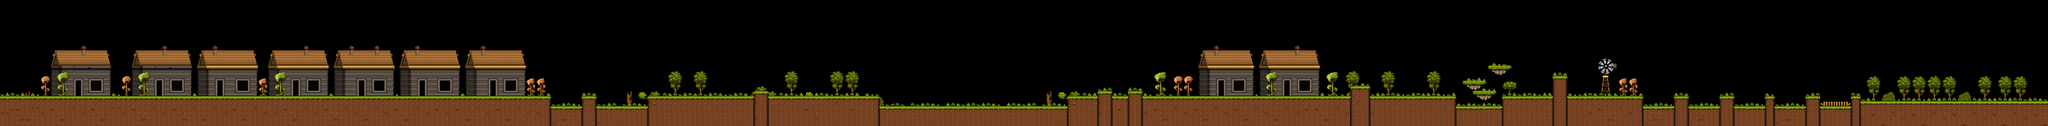

Below is a game level as drawn by its tile map, then a one-line description and the .tmx that defines it (tile-layer data replaced by summaries):
An orthogonal 405x25 tile map with 32x32 px tiles, 1 tile layer (data0) and 83 objects (53x Item, 6x SvNinja, 5x Enemy, 5x Jumper, 4x Cow, ...).

<map version="1.0" orientation="orthogonal" width="405" height="25" tilewidth="32" tileheight="32">
 <properties>
  <property name="pBackground" value="background_1.jpg" />
  <property name="pMusic" value="svnz_bgm.ogg" />
  <property name="pTileSetHeight" value="16" />
  <property name="pTileSetWidth" value="32" />
 </properties>
 <tileset firstgid="1" name="Tiles" tilewidth="32" tileheight="32">
  <image source="assets/images/tiles/tileset_level1.png" />
  <tile id="0">
   <properties>
    <property name="pInvisible" value="true" />
   </properties>
  </tile>
  <tile id="1">
   <properties>
    <property name="pKilling" value="true" />
   </properties>
  </tile>
  <tile id="2">
   <properties>
    <property name="pKilling" value="true" />
   </properties>
  </tile>
  <tile id="3">
   <properties>
    <property name="pKilling" value="true" />
   </properties>
  </tile>
  <tile id="19">
   <properties>
    <property name="pPlatform" value="true" />
   </properties>
  </tile>
  <tile id="20">
   <properties>
    <property name="pPlatform" value="true" />
   </properties>
  </tile>
  <tile id="21">
   <properties>
    <property name="pPlatform" value="true" />
   </properties>
  </tile>
  <tile id="26">
   <properties>
    <property name="pHard" value="true" />
   </properties>
  </tile>
  <tile id="27">
   <properties>
    <property name="pHard" value="true" />
   </properties>
  </tile>
  <tile id="28">
   <properties>
    <property name="pHard" value="true" />
   </properties>
  </tile>
  <tile id="29">
   <properties>
    <property name="pHard" value="true" />
   </properties>
  </tile>
  <tile id="32">
   <properties>
    <property name="pHard" value="true" />
   </properties>
  </tile>
  <tile id="33">
   <properties>
    <property name="pHard" value="true" />
   </properties>
  </tile>
  <tile id="34">
   <properties>
    <property name="pHard" value="true" />
   </properties>
  </tile>
  <tile id="35">
   <properties>
    <property name="pHard" value="true" />
   </properties>
  </tile>
  <tile id="39">
   <properties>
    <property name="pInvisible" value="true" />
   </properties>
  </tile>
  <tile id="40">
   <properties>
    <property name="pInvisible" value="true" />
   </properties>
  </tile>
  <tile id="41">
   <properties>
    <property name="pInvisible" value="true" />
   </properties>
  </tile>
  <tile id="42">
   <properties>
    <property name="pInvisible" value="true" />
   </properties>
  </tile>
  <tile id="55">
   <properties>
    <property name="pHard" value="true" />
   </properties>
  </tile>
  <tile id="56">
   <properties>
    <property name="pHard" value="true" />
   </properties>
  </tile>
  <tile id="57">
   <properties>
    <property name="pHard" value="true" />
   </properties>
  </tile>
  <tile id="58">
   <properties>
    <property name="pHard" value="true" />
   </properties>
  </tile>
  <tile id="59">
   <properties>
    <property name="pHard" value="true" />
   </properties>
  </tile>
  <tile id="60">
   <properties>
    <property name="pHard" value="true" />
   </properties>
  </tile>
  <tile id="64">
   <properties>
    <property name="pHard" value="true" />
   </properties>
  </tile>
  <tile id="65">
   <properties>
    <property name="pHard" value="true" />
   </properties>
  </tile>
  <tile id="66">
   <properties>
    <property name="pHard" value="true" />
   </properties>
  </tile>
  <tile id="67">
   <properties>
    <property name="pHard" value="true" />
   </properties>
  </tile>
  <tile id="83">
   <properties>
    <property name="pPlatform" value="true" />
   </properties>
  </tile>
  <tile id="84">
   <properties>
    <property name="pPlatform" value="true" />
   </properties>
  </tile>
  <tile id="85">
   <properties>
    <property name="pPlatform" value="true" />
   </properties>
  </tile>
  <tile id="86">
   <properties>
    <property name="pPlatform" value="true" />
   </properties>
  </tile>
  <tile id="87">
   <properties>
    <property name="pPlatform" value="true" />
   </properties>
  </tile>
  <tile id="96">
   <properties>
    <property name="pHard" value="true" />
   </properties>
  </tile>
  <tile id="97">
   <properties>
    <property name="pHard" value="true" />
   </properties>
  </tile>
  <tile id="98">
   <properties>
    <property name="pHard" value="true" />
   </properties>
  </tile>
  <tile id="99">
   <properties>
    <property name="pHard" value="true" />
   </properties>
  </tile>
  <tile id="128">
   <properties>
    <property name="pHard" value="true" />
   </properties>
  </tile>
  <tile id="129">
   <properties>
    <property name="pHard" value="true" />
   </properties>
  </tile>
  <tile id="130">
   <properties>
    <property name="pHard" value="true" />
   </properties>
  </tile>
  <tile id="131">
   <properties>
    <property name="pHard" value="true" />
   </properties>
  </tile>
  <tile id="147">
   <properties>
    <property name="pPlatform" value="true" />
   </properties>
  </tile>
  <tile id="148">
   <properties>
    <property name="pPlatform" value="true" />
   </properties>
  </tile>
  <tile id="149">
   <properties>
    <property name="pPlatform" value="true" />
   </properties>
  </tile>
  <tile id="150">
   <properties>
    <property name="pPlatform" value="true" />
   </properties>
  </tile>
  <tile id="151">
   <properties>
    <property name="pPlatform" value="true" />
   </properties>
  </tile>
  <tile id="160">
   <properties>
    <property name="pHard" value="true" />
   </properties>
  </tile>
  <tile id="161">
   <properties>
    <property name="pHard" value="true" />
   </properties>
  </tile>
  <tile id="162">
   <properties>
    <property name="pHard" value="true" />
   </properties>
  </tile>
  <tile id="163">
   <properties>
    <property name="pHard" value="true" />
   </properties>
  </tile>
  <tile id="171">
   <properties>
    <property name="pInvisible" value="true" />
   </properties>
  </tile>
  <tile id="174">
   <properties>
    <property name="pInvisible" value="true" />
   </properties>
  </tile>
  <tile id="322">
   <properties>
    <property name="pPlatform" value="true" />
   </properties>
  </tile>
  <tile id="323">
   <properties>
    <property name="pPlatform" value="true" />
   </properties>
  </tile>
  <tile id="324">
   <properties>
    <property name="pPlatform" value="true" />
   </properties>
  </tile>
  <tile id="325">
   <properties>
    <property name="pPlatform" value="true" />
   </properties>
  </tile>
  <tile id="326">
   <properties>
    <property name="pPlatform" value="true" />
   </properties>
  </tile>
  <tile id="327">
   <properties>
    <property name="pHard" value="true" />
   </properties>
  </tile>
  <tile id="328">
   <properties>
    <property name="pHard" value="true" />
   </properties>
  </tile>
  <tile id="329">
   <properties>
    <property name="pHard" value="true" />
   </properties>
  </tile>
  <tile id="330">
   <properties>
    <property name="pHard" value="true" />
   </properties>
  </tile>
  <tile id="331">
   <properties>
    <property name="pHard" value="true" />
   </properties>
  </tile>
  <tile id="332">
   <properties>
    <property name="pHard" value="true" />
   </properties>
  </tile>
  <tile id="333">
   <properties>
    <property name="pKilling" value="true" />
   </properties>
  </tile>
  <tile id="343">
   <properties>
    <property name="pInvisible" value="true" />
   </properties>
  </tile>
  <tile id="361">
   <properties>
    <property name="pInvisible" value="true" />
   </properties>
  </tile>
  <tile id="362">
   <properties>
    <property name="pInvisible" value="true" />
   </properties>
  </tile>
  <tile id="365">
   <properties>
    <property name="pKilling" value="true" />
   </properties>
  </tile>
  <tile id="373">
   <properties>
    <property name="pPlatform" value="true" />
   </properties>
  </tile>
  <tile id="375">
   <properties>
    <property name="pInvisible" value="true" />
   </properties>
  </tile>
  <tile id="392">
   <properties>
    <property name="pInvisible" value="true" />
   </properties>
  </tile>
  <tile id="393">
   <properties>
    <property name="pInvisible" value="true" />
   </properties>
  </tile>
  <tile id="394">
   <properties>
    <property name="pInvisible" value="true" />
   </properties>
  </tile>
  <tile id="395">
   <properties>
    <property name="pInvisible" value="true" />
   </properties>
  </tile>
  <tile id="397">
   <properties>
    <property name="pKilling" value="true" />
   </properties>
  </tile>
  <tile id="407">
   <properties>
    <property name="pInvisible" value="true" />
   </properties>
  </tile>
  <tile id="432">
   <properties>
    <property name="pPlatform" value="true" />
   </properties>
  </tile>
  <tile id="433">
   <properties>
    <property name="pPlatform" value="true" />
   </properties>
  </tile>
  <tile id="434">
   <properties>
    <property name="pPlatform" value="true" />
   </properties>
  </tile>
  <tile id="435">
   <properties>
    <property name="pPlatform" value="true" />
   </properties>
  </tile>
  <tile id="439">
   <properties>
    <property name="pInvisible" value="true" />
   </properties>
  </tile>
  <tile id="471">
   <properties>
    <property name="pInvisible" value="true" />
   </properties>
  </tile>
  <tile id="480">
   <properties>
    <property name="pLadder" value="true" />
   </properties>
  </tile>
  <tile id="481">
   <properties>
    <property name="pKilling" value="true" />
   </properties>
  </tile>
  <tile id="482">
   <properties>
    <property name="pPlatform" value="true" />
   </properties>
  </tile>
  <tile id="483">
   <properties>
    <property name="pPlatform" value="true" />
   </properties>
  </tile>
  <tile id="484">
   <properties>
    <property name="pPlatform" value="true" />
   </properties>
  </tile>
 </tileset>
 <layer name="data0" width="405" height="25">
  <data>[10125 cells, 10124 non-empty, 207 distinct tile ids]</data>
 </layer>
 <objectgroup name="Objects" width="405" height="25">
  <!-- 83 objects omitted --></objectgroup>
</map>
<!-- 83 of 83 objects omitted -->
